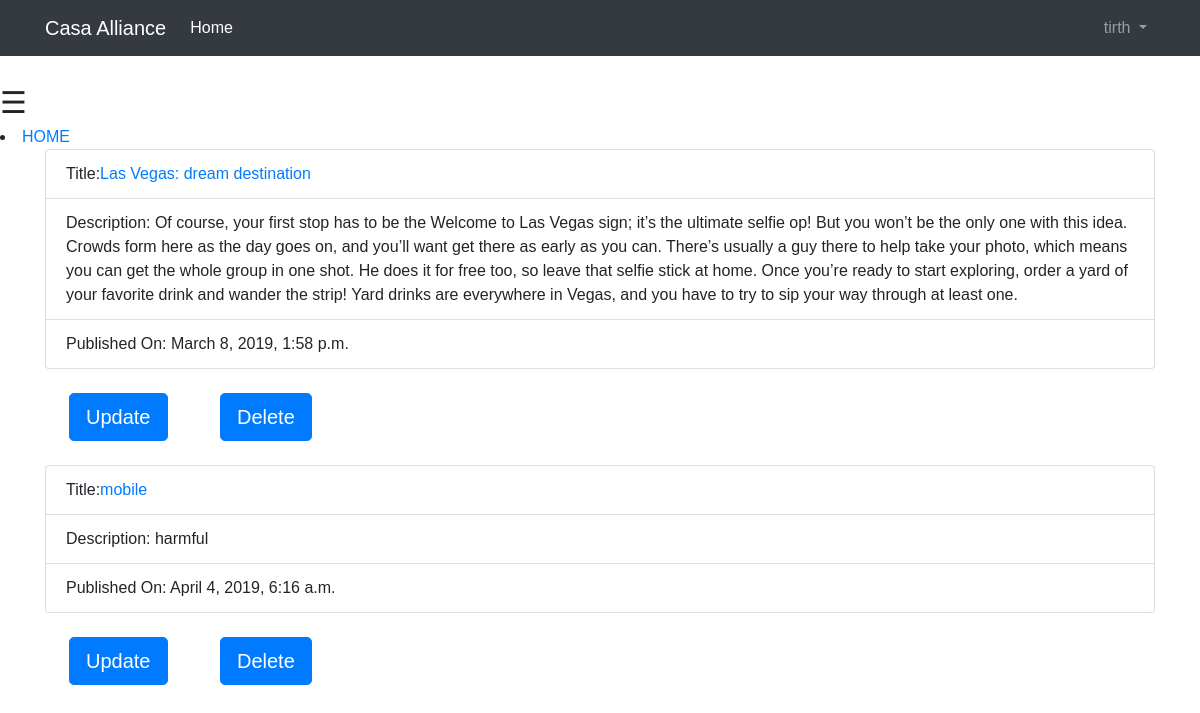
/basic_app/blog_manage/ (signed in), run on the app's committed database.
### basic_app/models.py (models this page shows, shortened)
class Blog(models.Model):
    blog_by = models.CharField(max_length=20)
    title = models.CharField(max_length=64)
    description = models.TextField()
    published_date = models.DateTimeField(default=timezone.now())

### basic_app/views.py (the view)
# urls.py: url(r'^blog_manage/blog_update/(?P<pk>\d+)/$', views.BlogUpdateView.as_view(),name="blog_update"),
@login_required
def blog_manage(request):
    obj = models.Blog.objects.filter(Q(blog_by__exact=request.user.username))
    if obj:
        return render(request, 'basic_app/blog_manage.html', {'list': obj})
    else:
        return HttpResponse('No result found')

### templates/basic_app/blog_manage.html
{% extends 'basic_app/base.html' %}
{% block body_block %}
<li><a href="{% url 'basic_app:blog_home' %}">HOME</a></li>
        <div class="container">
    {% if list %}
    {% for k in list %}
        <ul class="list-group">
            <li class="list-group-item">Title:<a href="{{ k.id }}">{{ k.title }}</a></li>
            <li class="list-group-item">Description: {{ k.description }}</li>
            <li class="list-group-item">Published On: {{ k.published_date }}</li>
        </ul>
        <a style="margin: 1.5rem" class="btn btn-primary btn-lg" href="{% url 'basic_app:blog_update' pk=k.pk %}">Update</a>
        <a style="margin: 1.5rem" class="btn btn-primary btn-lg" href="{% url 'basic_app:blog_delete' pk=k.pk %}">Delete</a>
    {% endfor %}
    {% endif %}
{% endblock %}

### templates/basic_app/base.html (shortened to what this page needs)
<!DOCTYPE html>
<html lang="en">
<head>
    <link rel="stylesheet" href="https://maxcdn.bootstrapcdn.com/bootstrap/4.0.0/css/bootstrap.min.css">
</head>
<body>
  <nav class="navbar navbar-expand-lg navbar-dark bg-dark mb-4">
    <div class="container">
      <a class="navbar-brand" href="{% url 'basic_app:casa_home' %}">Casa Alliance</a>
      <div class="collapse navbar-collapse" id="navbarSupportedContent">
        <ul class="navbar-nav mr-auto">
        <li class="nav-item active">
        {% if  request.user.is_authenticated and not request.user.username == 'watchman'%}
            <a class="nav-link" href="{% url 'basic_app:casa_home' %}">Home <span class="sr-only">(current)</span></a>
        {% endif %}
      </li>
        </ul>
        {% if user.is_authenticated %}
          <ul class="navbar-nav">
            <li class="nav-item dropdown">
              <a class="nav-link dropdown-toggle" href="#" id="navbarDropdown" role="button" data-toggle="dropdown" aria-haspopup="true" aria-expanded="false">
                {{ user.username }}
              </a>
            </li>
          </ul>
        {% else %}
          <form class="form-inline my-2 my-lg-0">
            <a href="{% url 'basic_app:user_login' %}" class="btn btn-outline-secondary">Log in</a>
            <a href="{% url 'basic_app:register' %}" class="btn btn-primary ml-2">Sign up</a>
          </form>
        {% endif %}
      </div>
    </div>
  </nav>
     {% if user.is_authenticated and not request.user.username == 'watchman' %}
        <span style="font-size:30px;cursor:pointer" onclick="openNav()">&#9776;</span>
     {% endif %}
<div>
    {% block body_block %}{% endblock %}
</div>
</body>
</html>

### templates/basic_app/base.html (style rules this page uses)
body { font-family: "proxima-nova-soft", "Proxima Nova Soft", Helvetica, Arial, sans-serif; }

### data on the page
Blog: title "Las Vegas: dream destination", description "Of course, your first stop has to be the Welcome to Las Vegas sign; it’s the ultimate selfie op! But you won’t be the only one with this idea. Crowds form here as the day goes on, and you’ll want get there as early as you can. There’s usually a guy there to help take your photo, which means you can get the whole group in one shot. He does it for free too, so leave that selfie stick at home. Once you’re ready to start exploring, order a yard of your favorite drink and wander the strip! Yard drinks are everywhere in Vegas, and you have to try to sip your way through at least one.", published_date "March 8, 2019, 1:58 p.m."
Blog: title "mobile", description "harmful", published_date "April 4, 2019, 6:16 a.m."

### other printed values
{{ user.username }} "tirth"
